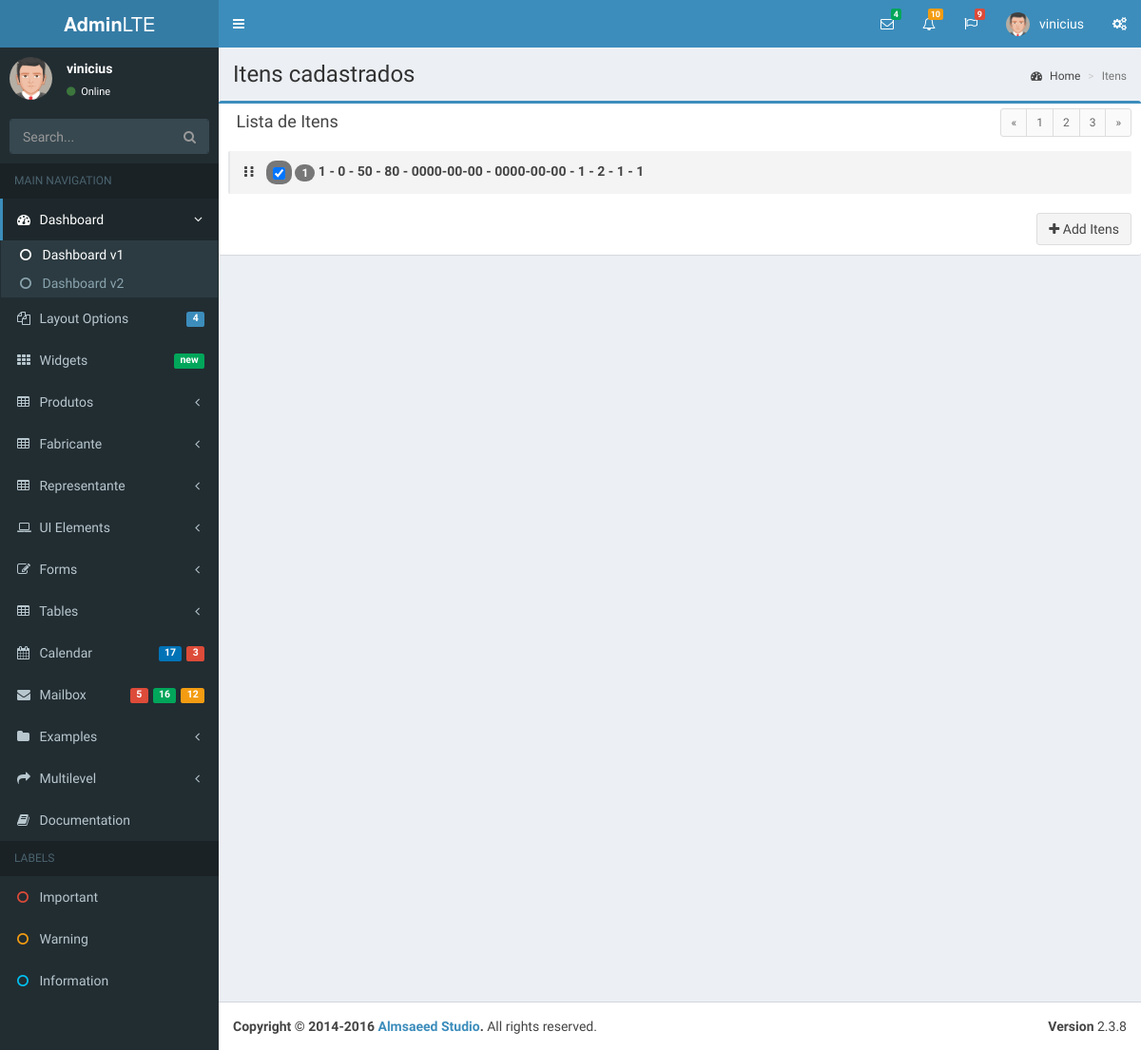
Page /website/views/itens/ (signed in) on the committed database.
### tables this page shows
CREATE TABLE `itens` (
  `idItens` int(11) NOT NULL,
  `QuantItens` int(11) NOT NULL,
  `QuantItensVend` int(11) NOT NULL,
  `ValCompItens` decimal(10,0) NOT NULL,
  `ValVendItens` decimal(10,0) NOT NULL,
  `DataCompraItens` date NOT NULL,
  `DataVenci_Itens` date DEFAULT NULL,
  `Ativo` tinyint(4) NOT NULL,
  `Produto_CodRefProduto` int(11) NOT NULL,
  `Fabricante_idFabricante` int(11) NOT NULL,
  `Usuario_idUser` int(11) NOT NULL
);

### website/App/auth.php (called while the page is built, shortened)
<?php
if(!isset($_SESSION["idUsuario"]) || !isset($_SESSION["usuario"])){
 			header('Location: ../login.php');
}else{
	$usuario   = $_SESSION["usuario"];
	$foto      = $_SESSION["foto"];
}
?>

### website/App/Models/connect.php (called while the page is built, shortened)
<?php
 class Connect
 {
 	var $localhost = "localhost";
 	var $root = "root";
 	var $passwd = "";
 	public function __construct()
 	{
 		$this->SQL = mysqli_connect($this->localhost, $this->root, $this->passwd);
 	}
 }

### website/App/Models/itens.class.php (the view, shortened to what this page needs)
<?php
 require_once 'connect.php';
  class Itens extends Connect
 {
 	public function index()
 	{
 		$this->query = "SELECT *FROM `itens`";
 		$this->result = mysqli_query($this->SQL, $this->query) or die ( mysqli_error($this->SQL));
 		if($this->result){
 			while ($row = mysqli_fetch_array($this->result)) {
 				echo '<li>
                      <span class="handle">
                        <i class="fa fa-ellipsis-v"></i>
                        <i class="fa fa-ellipsis-v"></i>
                      </span>
                  <span class="text">
                  <form class="badge" name="ativ'.$row['idItens'].'" action="action.php" method="post">
                  <input type="hidden" name="id" id="id" value="'.$row['idItens'].'">
                  <input type="hidden" name="status" id="status" value="'.$row['Ativo'].'">
                  <input type="checkbox" id="status" name="status" ';
                   if($row['Ativo'] == 1){ echo 'checked'; }
                  echo ' value="'.$row['Ativo'].'" onclick="this.form.submit();"></form>
                  <span class="badge left">'.$row['idItens'].'</span> '.$row['QuantItens'].'
                   - '.$row['QuantItensVend'].'
                  - '.$row['ValCompItens'].'
                  - '.$row['ValVendItens'].'
                  - '.$row['DataCompraItens'].'
                  - '.$row['DataVenci_Itens'].'
                  - '.$row['Ativo'].'
                  - '.$row['Produto_CodRefProduto'].'
                  - '.$row['Fabricante_idFabricante'].'
                  - '.$row['Usuario_idUser'].'</span>
                  <div class="tools right">
                    <form class="right" name="editItens'.$row['idItens'].'" action="editItens.php" method="post">
                      <input type="hidden" name="idItens" id="idItens" value="'.$row['idItens'].'">
                      <a href="#" type="button" onclick="this.form.submit();"><i class="fa fa-edit"></i></a></form>
                    <form class="right" name="delItens'.$row['idItens'].'" action="delItens.php" method="post">
                    <input type="hidden" name="idItens" id="idItens" value="'.$row['idItens'].'">
                     <a href="#" type="button" onclick="this.form.submit();"><i class="fa fa-trash-o"></i></a></form>
                  </div>
                </li>';
 			}
 		}
 	}
 }

### website/layout/script.php (shortened to what this page needs)
<?php
$url = 'http://localhost/controleteste/website/views/';
$head = '<!DOCTYPE html>
<html>
<head>
  <link rel="stylesheet" href="'.$url.'bootstrap/css/bootstrap.min.css">
  <link rel="stylesheet" href="https://cdnjs.cloudflare.com/ajax/libs/font-awesome/4.5.0/css/font-awesome.min.css">
  <link rel="stylesheet" href="https://cdnjs.cloudflare.com/ajax/libs/ionicons/2.0.1/css/ionicons.min.css">
  <link rel="stylesheet" href="'.$url.'dist/css/AdminLTE.min.css">
  <link rel="stylesheet" href="'.$url.'dist/css/skins/_all-skins.min.css">
  <link rel="stylesheet" href="'.$url.'plugins/iCheck/flat/blue.css">
  <link rel="stylesheet" href="'.$url.'plugins/morris/morris.css">
  <link rel="stylesheet" href="'.$url.'plugins/jvectormap/jquery-jvectormap-1.2.2.css">
  <link rel="stylesheet" href="'.$url.'plugins/datepicker/datepicker3.css">
  <link rel="stylesheet" href="'.$url.'plugins/daterangepicker/daterangepicker.css">
  <link rel="stylesheet" href="'.$url.'plugins/bootstrap-wysihtml5/bootstrap3-wysihtml5.min.css">
</head>
<body class="hold-transition skin-blue sidebar-mini">
<div class="wrapper">';
$header = '<header class="main-header">
    <a href="index2.html" class="logo">
      <span class="logo-lg"><b>Admin</b>LTE</span>
    </a>
    <nav class="navbar navbar-static-top">
      <a href="#" class="sidebar-toggle" data-toggle="offcanvas" role="button">
      </a>
      <div class="navbar-custom-menu">
        <ul class="nav navbar-nav">
          <li class="dropdown messages-menu">
            <a href="#" class="dropdown-toggle" data-toggle="dropdown">
              <i class="fa fa-envelope-o"></i>
              <span class="label label-success">4</span>
            </a>
          </li>
          <li class="dropdown notifications-menu">
            <a href="#" class="dropdown-toggle" data-toggle="dropdown">
              <i class="fa fa-bell-o"></i>
              <span class="label label-warning">10</span>
            </a>
          </li>
          <li class="dropdown tasks-menu">
            <a href="#" class="dropdown-toggle" data-toggle="dropdown">
              <i class="fa fa-flag-o"></i>
              <span class="label label-danger">9</span>
            </a>
          </li>
          <li class="dropdown user user-menu">
            <a href="#" class="dropdown-toggle" data-toggle="dropdown">
              <img src="'.$url.''.'dist\img\avatar5.png'.'" class="user-image" alt="User Image">
              <span class="hidden-xs">'.$usuario.'</span>
            </a>
                <img src="'.$url.''.$foto.'" class="img-circle" alt="User Image">
                  '.$usuario.' - Web Developer
                  <a href="'.$url.'destroy.php" class="btn btn-default btn-flat">Sign out</a>
          </li>
          <li>
            <a href="#" data-toggle="control-sidebar"><i class="fa fa-gears"></i></a>
          </li>
        </ul>
      </div>
    </nav>
  </header>';
  $aside = '
  <aside class="main-sidebar">
    <section class="sidebar">
      <div class="user-panel">
        <div class="pull-left image">
          <img src="'.$url.''.$foto.'" class="img-circle" alt="User Image">
        </div>
        <div class="pull-left info">
          <p>'.$usuario.'</p>
          <a href="#"><i class="fa fa-circle text-success"></i> Online</a>
        </div>
      </div>
      <form action="#" method="get" class="sidebar-form">
        <div class="input-group">
          <input type="text" name="q" class="form-control" placeholder="Search...">
              <span class="input-group-btn">
                <button type="submit" name="search" id="search-btn" class="btn btn-flat"><i class="fa fa-search"></i>
                </button>
              </span>
        </div>
      </form>
      <ul class="sidebar-menu">
        <li class="header">MAIN NAVIGATION</li>
        <li class="active treeview">
          <a href="#">
            <i class="fa fa-dashboard"></i> <span>Dashboard</span>
            <span class="pull-right-container">
              <i class="fa fa-angle-left pull-right"></i>
            </span>
          </a>
          <ul class="treeview-menu">
            <li class="active"><a href="index.html"><i class="fa fa-circle-o"></i> Dashboard v1</a></li>
            <li><a href="index2.html"><i class="fa fa-circle-o"></i> Dashboard v2</a></li>
          </ul>
        </li>
        <li class="treeview">
          <a href="#">
            <i class="fa fa-files-o"></i>
            <span>Layout Options</span>
            <span class="pull-right-container">
              <span class="label label-primary pull-right">4</span>
            </span>
          </a>
        </li>
        <li>
          <a href="pages/widgets.html">
            <i class="fa fa-th"></i> <span>Widgets</span>
            <span class="pull-right-container">
              <small class="label pull-right bg-green">new</small>
            </span>
          </a>
        </li>
        <li class="treeview">
          <a href="#">
            <i class="fa fa-table"></i>
            <span>Produtos</span>
            <span class="pull-right-container">
              <i class="fa fa-angle-left pull-right"></i>
            </span>
          </a>
            <li><a href="'.$url.'prod/"><i class="fa fa-circle-o"></i>Produtos</a></li>
            <li><a href="'.$url.'prod/addprod.php"><i class="fa fa-circle-o"></i>Add Produtos</a></li>
            <li><a href="'.$url.'itens/"><i class="fa fa-circle-o"></i>Itens</a></li>
            <li><a href="'.$url.'itens/additens.php"><i class="fa fa-circle-o"></i>Add Itens</a></li>
        </li>
        <li class="treeview">
          <a href="#">
            <i class="fa fa-table"></i>
            <span>Fabricante</span>
            <span class="pull-right-container">
              <i class="fa fa-angle-left pull-right"></i>
            </span>
          </a>
            <li><a href="'.$url.'fabricante/"><i class="fa fa-circle-o"></i>Fabricantes</a></li>
            <li><a href="'.$url.'fabricante/addfabricante.php"><i class="fa fa-circle-o"></i>Add Fabricante</a></li>
        </li>
        <li class="treeview">
          <a href="#">
            <i class="fa fa-table"></i>
            <span>Representante</span>
            <span class="pull-right-container">
              <i class="fa fa-angle-left pull-right"></i>
            </span>
          </a>
            <li><a href="'.$url.'representante/"><i class="fa fa-circle-o"></i>Representantes</a></li>
            <li><a href="'.$url.'representante/addRepresentante.php"><i class="fa fa-circle-o"></i>Add Representante</a></li>
        </li>
        <li class="treeview">
          <a href="#">
            <i class="fa fa-laptop"></i>
            <span>UI Elements</span>
            <span class="pull-right-container">
              <i class="fa fa-angle-left pull-right"></i>
            </span>
          </a>
        </li>
        <li class="treeview">
          <a href="#">
            <i class="fa fa-edit"></i> <span>Forms</span>
            <span class="pull-right-container">
              <i class="fa fa-angle-left pull-right"></i>
            </span>
          </a>
        </li>
        <li class="treeview">
          <a href="#">
            <i class="fa fa-table"></i> <span>Tables</span>
            <span class="pull-right-container">
              <i class="fa fa-angle-left pull-right"></i>
            </span>
          </a>
        </li>
        <li>
          <a href="pages/calendar.html">
            <i class="fa fa-calendar"></i> <span>Calendar</span>
            <span class="pull-right-container">
              <small class="label pull-right bg-red">3</small>
              <small class="label pull-right bg-blue">17</small>
            </span>
          </a>
        </li>
        <li>
          <a href="pages/mailbox/mailbox.html">
            <i class="fa fa-envelope"></i> <span>Mailbox</span>
            <span class="pull-right-container">
              <small class="label pull-right bg-yellow">12</small>
              <small class="label pull-right bg-green">16</small>
              <small class="label pull-right bg-red">5</small>
            </span>
          </a>
        </li>
        <li class="treeview">
          <a href="#">
            <i class="fa fa-folder"></i> <span>Examples</span>
            <span class="pull-right-container">
              <i class="fa fa-angle-left pull-right"></i>
            </span>
          </a>
        </li>
        <li class="treeview">
          <a href="#">
            <i class="fa fa-share"></i> <span>Multilevel</span>
            <span class="pull-right-container">
              <i class="fa fa-angle-left pull-right"></i>
            </span>
          </a>
        </li>
        <li><a href="documentation/index.html"><i class="fa fa-book"></i> <span>Documentation</span></a></li>
        <li class="header">LABELS</li>
        <li><a href="#"><i class="fa fa-circle-o text-red"></i> <span>Important</span></a></li>
        <li><a href="#"><i class="fa fa-circle-o text-yellow"></i> <span>Warning</span></a></li>
        <li><a href="#"><i class="fa fa-circle-o text-aqua"></i> <span>Information</span></a></li>
      </ul>
    </section>
  </aside>';
  $footer = '<footer class="main-footer">
    <div class="pull-right hidden-xs">
      <b>Version</b> 2.3.8
    </div>
    <strong>Copyright &copy; 2014-2016 <a href="http://almsaeedstudio.com">Almsaeed Studio</a>.</strong> All rights
    reserved.
  </footer>
  <div class="control-sidebar-bg"></div>';
  $javascript = '
  </div>
<script src="'.$url.'plugins/jQuery/jquery-2.2.3.min.js"></script>
<script src="https://code.jquery.com/ui/1.11.4/jquery-ui.min.js"></script>
<script>
  $.widget.bridge(\'uibutton\', $.ui.button);
</script>
<script src="'.$url.'bootstrap/js/bootstrap.min.js"></script>
<script src="https://cdnjs.cloudflare.com/ajax/libs/raphael/2.1.0/raphael-min.js"></script>
<script src="'.$url.'plugins/morris/morris.min.js"></script>
<script src="'.$url.'plugins/sparkline/jquery.sparkline.min.js"></script>
<script src="'.$url.'plugins/jvectormap/jquery-jvectormap-1.2.2.min.js"></script>
<script src="'.$url.'plugins/jvectormap/jquery-jvectormap-world-mill-en.js"></script>
<script src="'.$url.'plugins/knob/jquery.knob.js"></script>
<script src="https://cdnjs.cloudflare.com/ajax/libs/moment.js/2.11.2/moment.min.js"></script>
<script src="'.$url.'plugins/daterangepicker/daterangepicker.js"></script>
<script src="'.$url.'plugins/datepicker/bootstrap-datepicker.js"></script>
<script src="'.$url.'plugins/bootstrap-wysihtml5/bootstrap3-wysihtml5.all.min.js"></script>
<script src="'.$url.'plugins/slimScroll/jquery.slimscroll.min.js"></script>
<script src="'.$url.'plugins/fastclick/fastclick.js"></script>
<script src="'.$url.'dist/js/app.min.js"></script>
<script src="'.$url.'dist/js/pages/dashboard.js"></script>
<script src="'.$url.'dist/js/demo.js"></script>
</body>
</html>
';

### website/views/itens/index.php (shortened to what this page needs)
<?php
require_once '../../App/auth.php';
require_once '../../layout/script.php';
require_once '../../App/Models/itens.class.php';
echo $head;
echo $header;
echo $aside;
echo '<div class="content-wrapper">
    <section class="content-header">
      <h1>
        Itens cadastrados
      </h1>
      <ol class="breadcrumb">
        <li><a href="../"><i class="fa fa-dashboard"></i> Home</a></li>
        <li class="active">Itens</li>
      </ol>
    </section>
    <section class="content">
    ';
    echo '
      <div class="row">
      	<div class="box box-primary">
            <div class="box-header">
              <i class="ion ion-clipboard"></i>
              <h3 class="box-title">Lista de Itens</h3>
              <div class="box-tools pull-right">
                <ul class="pagination pagination-sm inline">
                  <li><a href="#">&laquo;</a></li>
                  <li><a href="#">1</a></li>
                  <li><a href="#">2</a></li>
                  <li><a href="#">3</a></li>
                  <li><a href="#">&raquo;</a></li>
                </ul>
              </div>
            </div>
            <div class="box-body">
              <ul class="todo-list">';
               $itens->index();
        echo '</ul>
            </div>
            <div class="box-footer clearfix no-border">
              <a href="additens.php" type="button" class="btn btn-default pull-right"><i class="fa fa-plus"></i> Add Itens</a>
            </div>
          </div>
';
echo '</div>';
echo '</section>';
echo '</div>';
echo  $footer;
echo $javascript;
?>

### rows in the picture
itens: Ativo "☑", idItens "1", QuantItens "1", QuantItensVend "0", ValCompItens "50", ValVendItens "80", DataCompraItens "0000-00-00", DataVenci_Itens "0000-00-00", Ativo "1", Produto_CodRefProduto "2", Fabricante_idFabricante "1", Usuario_idUser "1"

### other values in the picture
$usuario "vinicius"
